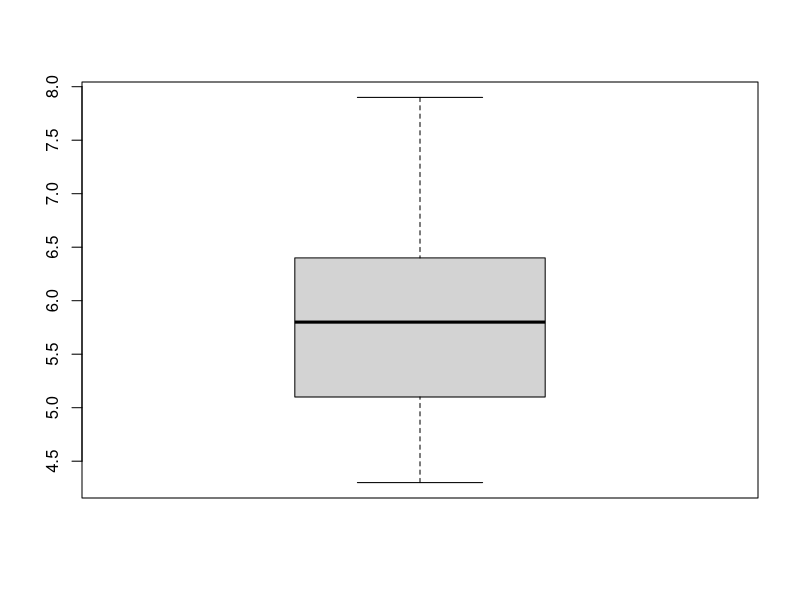
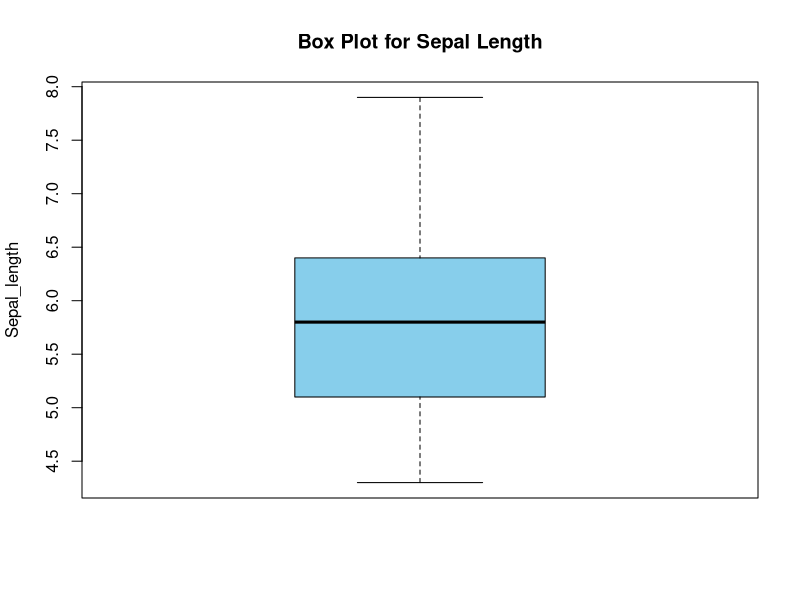

R code for these plots, in order:
data(iris)
str(iris)
View(iris)
class(iris)
?iris
boxplot(iris$Sepal.Length)

boxplot(iris$Sepal.Length,
        main="Box Plot for Sepal Length",
        ylab="Sepal_length",
        col='skyblue')
